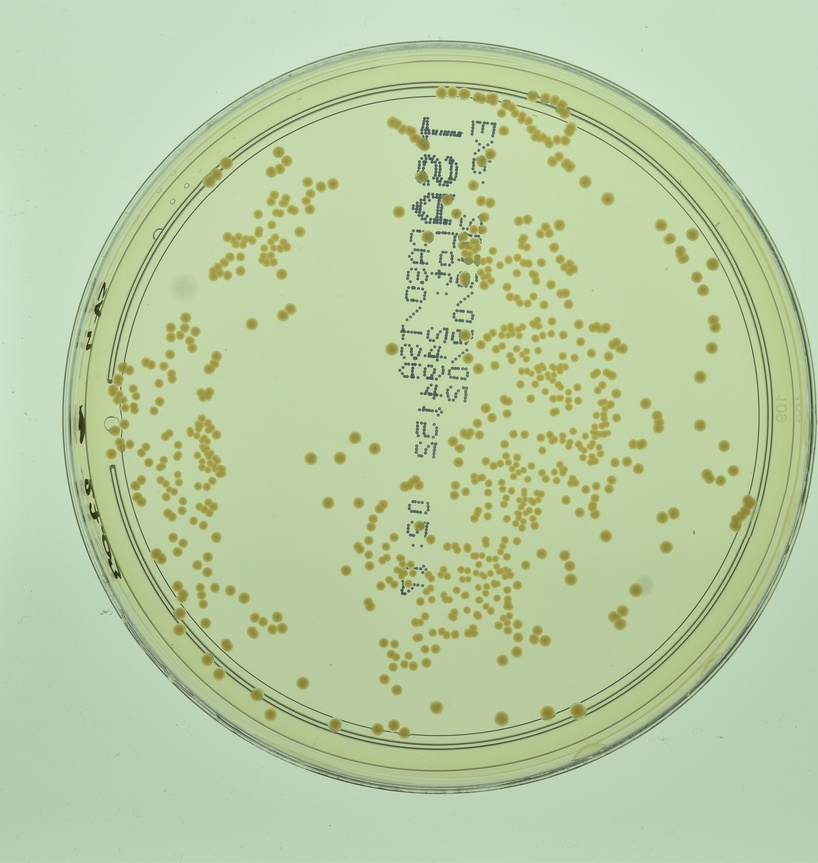
#> input picture data/benchmark/images/1399 copy.jpg, 818 x 863 px, shrunk from 3790 x 4000 before the run
$ python -i illumination.py   (imports and definitions only)
#> lines starting #> are read from the running program, lines starting #| are printed output that depends on the picture
#> further down, picture is the input picture: shape (863, 818, 3); mean B, G, R 163.8, 204.4, 185.5
from __future__ import annotations

import cv2
import numpy as np

from .models import DishCircle


# [30 lines left out: function estimate_agar_baseline, not called in this run]


def apply_clahe_to_lightness(image: np.ndarray) -> np.ndarray:
    """
    Apply CLAHE to the lightness channel only so illumination gradients
    are reduced without directly changing chrominance.
    """
    lab = cv2.cvtColor(image, cv2.COLOR_BGR2LAB)
#> lab: shape (863, 818, 3); mean of channels 0, 1, 2 203.7, 114.6, 146.2
    clahe = cv2.createCLAHE(clipLimit=2.0, tileGridSize=(8, 8))
    lab[:, :, 0] = clahe.apply(lab[:, :, 0])
#> lab: shape (863, 818, 3); mean of channels 0, 1, 2 199.5, 114.6, 146.2
    return cv2.cvtColor(lab, cv2.COLOR_LAB2BGR)
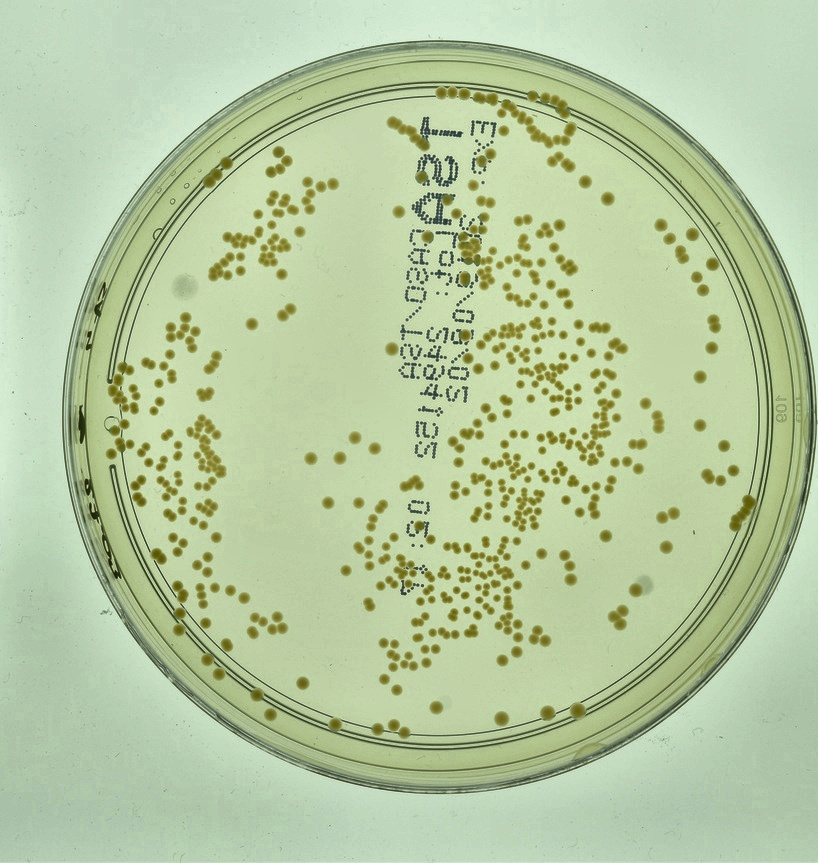
#> returned value: shape (863, 818, 3); mean B, G, R 159.9, 200.4, 181.4


# [19 lines left out: function normalize_to_agar_baseline, not called in this run]

>>> import cv2
>>> picture = cv2.imread('../../data/benchmark/images/1399 copy.jpg')
>>> result = apply_clahe_to_lightness(picture)

$ run again, on data/benchmark/images/14380 copy.jpg
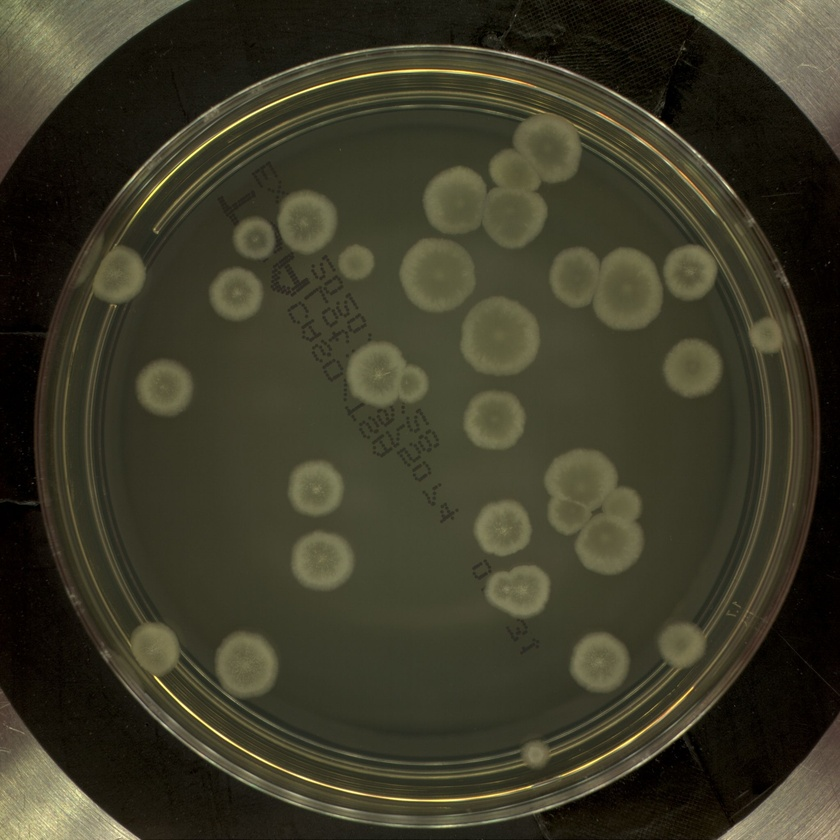
#> input picture data/benchmark/images/14380 copy.jpg, 840 x 840 px, shrunk from 2048 x 2048 before the run
#> picture is the input picture: shape (840, 840, 3); mean B, G, R 40.6, 58.2, 60.6
#> in apply_clahe_to_lightness, `return cv2.cvtColor(lab, cv2.COLOR_LAB2BGR)`:
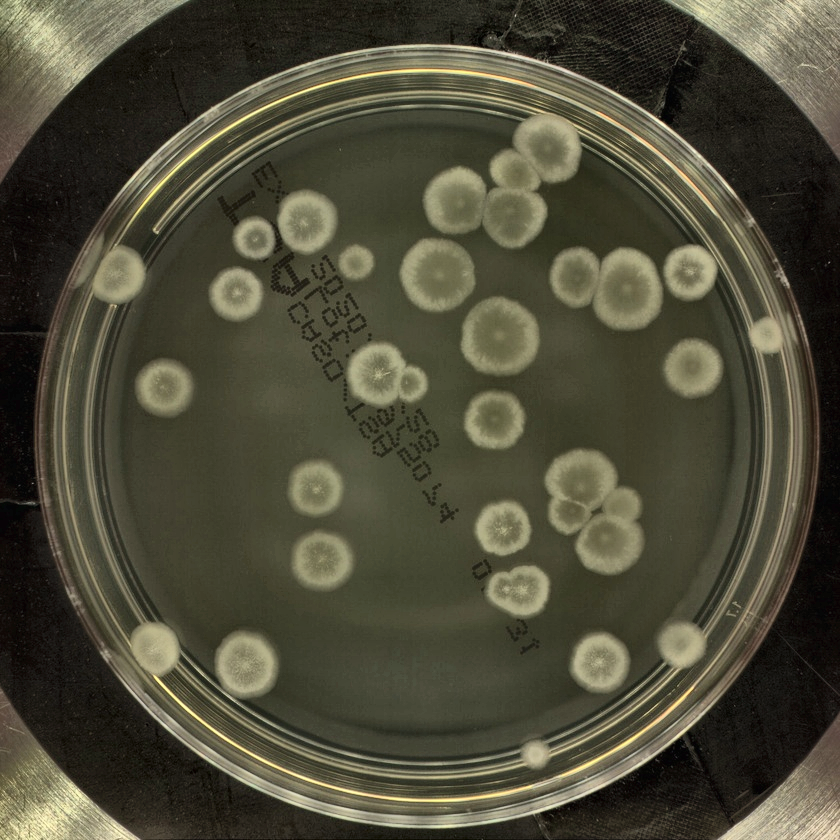
#> returned value: shape (840, 840, 3); mean B, G, R 56.9, 74.9, 77.3

$ run again, on data/benchmark/images/14410 copy.jpg
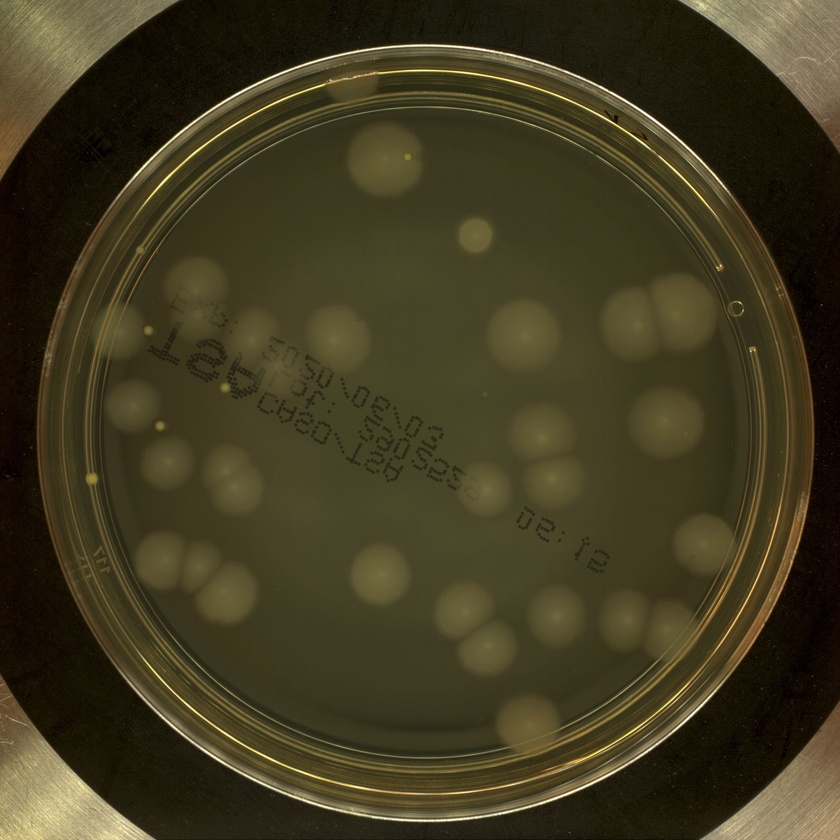
#> input picture data/benchmark/images/14410 copy.jpg, 840 x 840 px, shrunk from 2048 x 2048 before the run
#> picture is the input picture: shape (840, 840, 3); mean B, G, R 32.7, 58.1, 65.1
#> in apply_clahe_to_lightness, `return cv2.cvtColor(lab, cv2.COLOR_LAB2BGR)`:
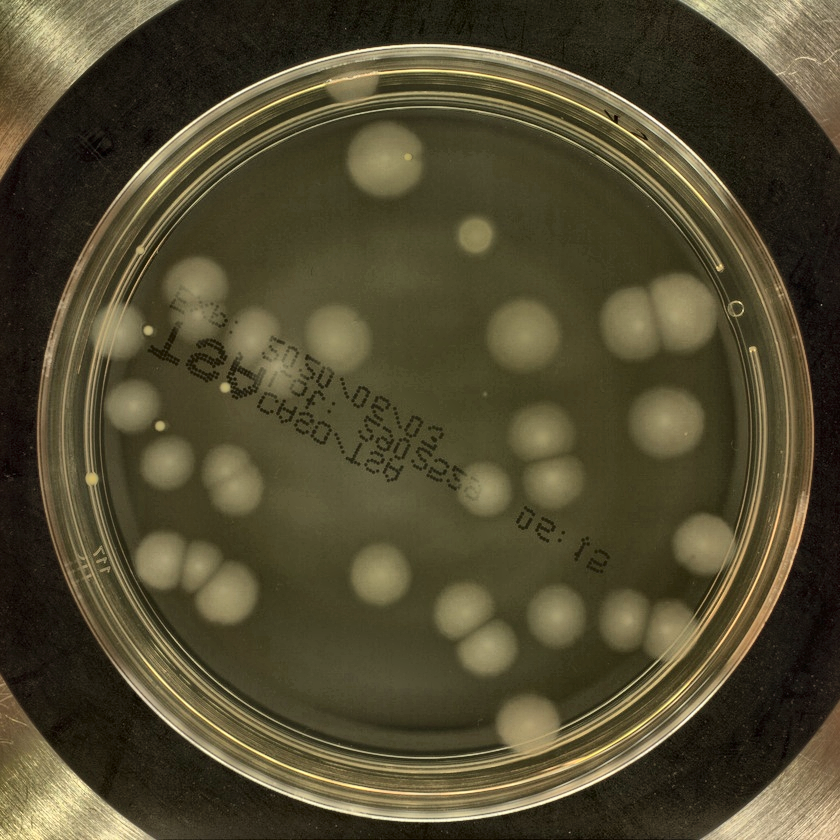
#> returned value: shape (840, 840, 3); mean B, G, R 48.4, 74, 81.1

$ run again, on data/benchmark/images/14618 copy.jpg
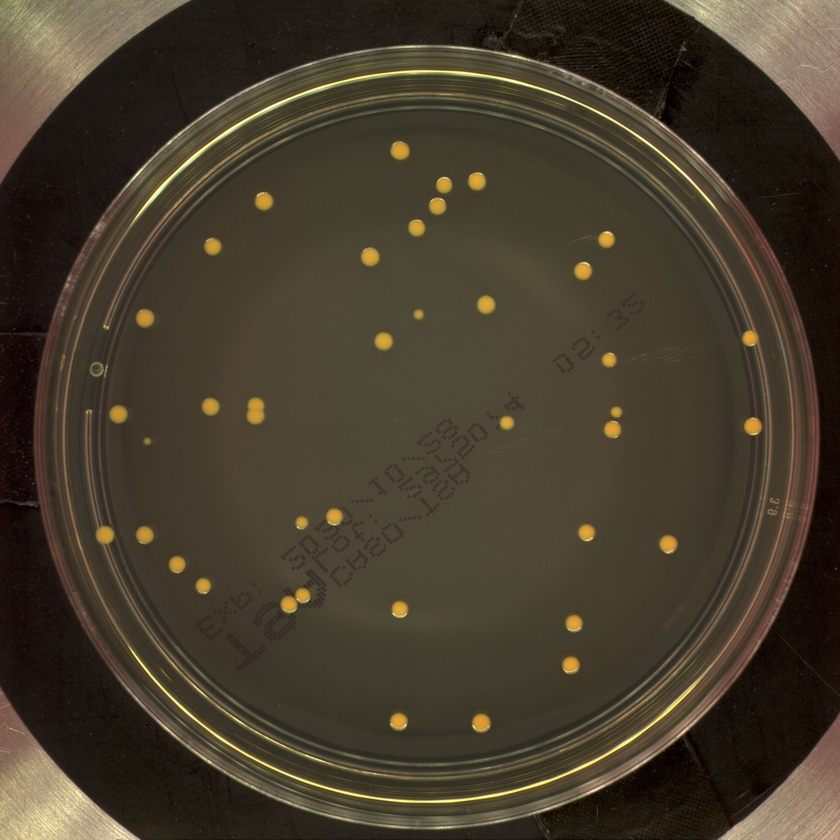
#> input picture data/benchmark/images/14618 copy.jpg, 840 x 840 px, shrunk from 2048 x 2048 before the run
#> picture is the input picture: shape (840, 840, 3); mean B, G, R 44.7, 60.5, 69.7
#> in apply_clahe_to_lightness, `return cv2.cvtColor(lab, cv2.COLOR_LAB2BGR)`:
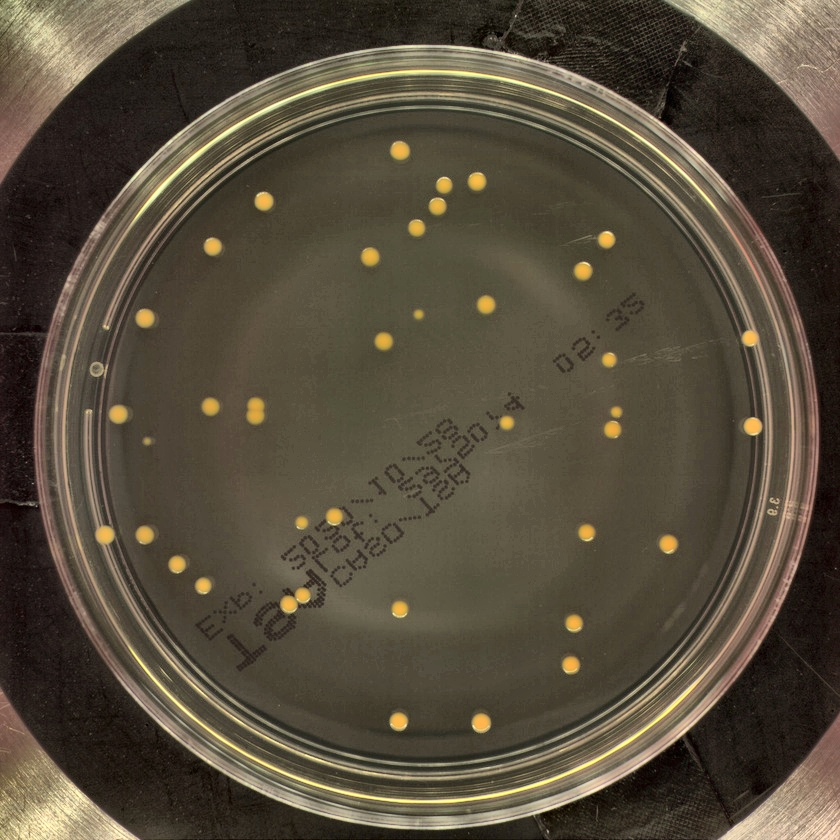
#> returned value: shape (840, 840, 3); mean B, G, R 60, 76.1, 85.6
